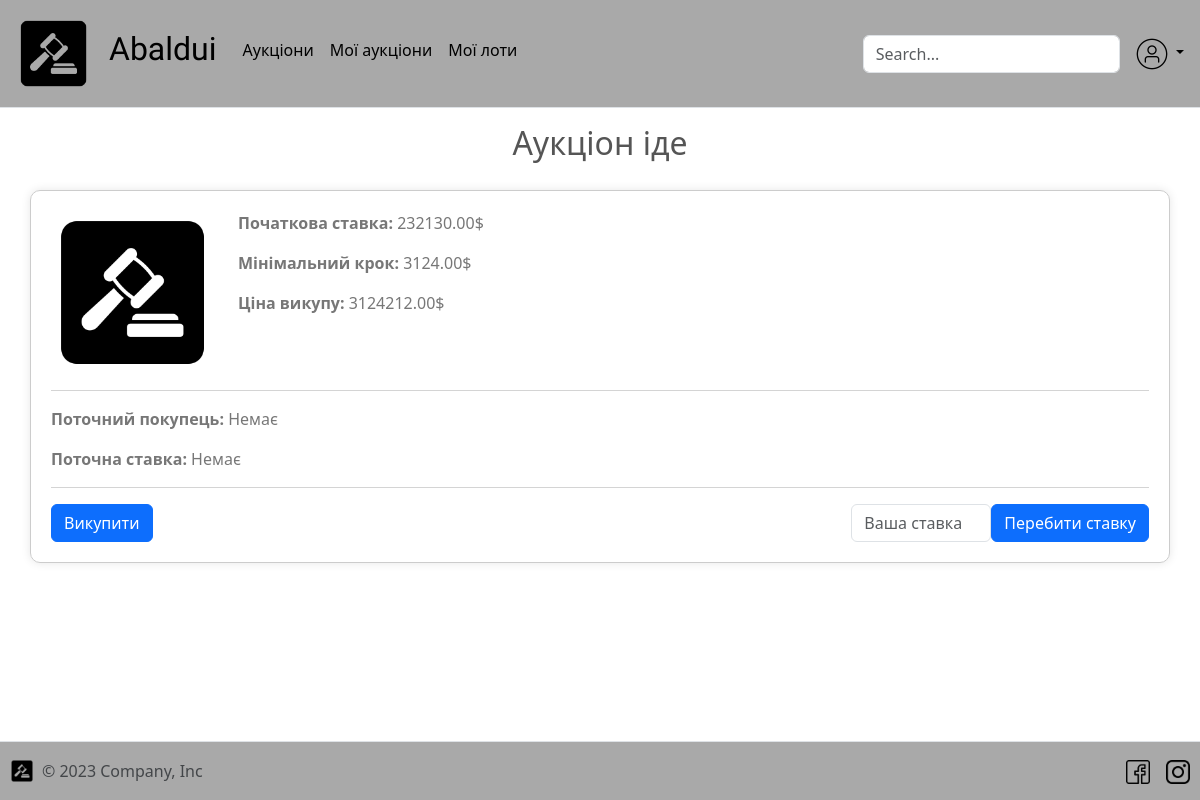
The page /auction/7/going/ (signed in) on the database its author committed.
### auction/models.py (models this page shows, shortened)
class Auction(models.Model):
    name = models.CharField(max_length=255, default="Auction")
    description = models.TextField(blank=True, null=True, max_length=700)
    image = models.ImageField(upload_to="Z:\hakaton\media\\auction-images\\", blank=True, null=True)
    creator = models.ForeignKey(to=User, on_delete=models.DO_NOTHING, related_name="auctions")
    current_better = models.ForeignKey(to=User, on_delete=models.DO_NOTHING, null=True, blank=True,
                                       related_name="auctions_betters")
    start_price = models.DecimalField(max_digits=10, decimal_places=2)
    minimal_bet = models.DecimalField(max_digits=10, decimal_places=2)
    current_bet = models.DecimalField(max_digits=10, decimal_places=2, default=0)
    price_of_ransom = models.DecimalField(max_digits=10, decimal_places=2, null=True)
    time_of_creation = models.DateTimeField(auto_now_add=True)
    time_of_start = models.DateTimeField()
    seconds_to_end = models.IntegerField(default=60)
    is_completed = models.BooleanField(default=False)
    class Meta:
        ordering = ["-time_of_start"]

### auction/views.py (the view)
# urls.py: path('<int:pk>/going/', auction_going),
@login_required
def auction_going(request, pk: int):
    if request.method == "POST":
        auction_bet(request, pk)
    auction = Auction.objects.get(pk=pk)
    context = {
        "auction": auction,
    }
    if auction.seconds_to_end == 0 and not auction.is_completed:
        complete_auction(auction)
    if not auction.is_completed and auction.current_better_id:
        auction.seconds_to_end -= 5
        auction.save()
        print("Second to end:")
        print(auction.seconds_to_end)
    print("")
    start_time = datetime.datetime.strptime(str(auction.time_of_start), "%Y-%m-%d %H:%M:%S")
    print("Data")
    print(start_time)
    print("nigaaa")
    print(datetime.datetime.now() > start_time)
    print(datetime.datetime.now())
    if datetime.datetime.now() >= start_time:
        if auction.is_completed:
            return render(request, "auction/auction-completed.html", context=context)
        else:
            return render(request, "auction/auction-going.html", context=context)
    else:
        return render(request, "auction/auction-not-going.html", context=context)

### templates/auction/auction-going.html (shortened to what this page needs)
{% extends "base.html" %}
{% load static %}
{% block content %}
  <h2 style="text-align: center">Аукціон іде</h2>
  <form  action="" method="post">
<div class="container">
    <div class="row">
        <div class="col-md-2">
            <img src="{% static auction.image %}" alt="Зображення аукціону" class="img-fluid">
        </div>
        <div class="col-md-10">
                <p><strong>Початкова ставка:</strong> {{ auction.start_price }}$</p>
                <p><strong>Мінімальний крок:</strong> {{ auction.minimal_bet }}$</p>
                <p><strong>Ціна викупу:</strong> {{ auction.price_of_ransom }}$</p>
        </div>
    </div>
    <hr>
    <div class="row">
        <div class="col-md-12">
          {% if auction.current_better %}
            <p><strong>Поточний покупець:</strong> {{ auction.current_better }}</p>
            <p><strong>Поточна ставка:</strong> {{ auction.current_bet }}</p>
            <div class="timer-container">
                <p><strong>Залишок часу:</strong> <span id="timer"></span></p>
                <div class="progress-bar">
                    <div class="progress"></div>
                </div>
            </div>
            {% else %}
            <p><strong>Поточний покупець:</strong> Немає</p>
            <p><strong>Поточна ставка:</strong> Немає</p>
          {% endif %}
            <hr>
        </div>
    </div>
    <div class="row">
        <div class="col-md-6 d-flex justify-content-start align-items-center">
            <button class="btn btn-primary">Викупити</button>
        </div>
        <div class="col-md-6 d-flex justify-content-end align-items-center">
            <input type="number" name="bet" min="100" class="form-control" placeholder="Ваша ставка" style="width: 140px;">
            <button type="submit" class="btn btn-primary">Перебити ставку</button>
        </div>
    </div>
</div>
  </form>
{% endblock %}

### templates/base.html (style rules this page uses)
body { background-color: azure; }

### templates/auction/auction-going.html (style rules this page uses)
body { background-color: #ffffff; color: #555; }
.container { margin-top: 20px; border-radius: 10px; padding: 20px; box-shadow: 0 0 10px rgba(0,0,0,0.1); border: 1px solid #ccc; }
img { max-width: 100%; height: auto; }
p { color: #777; }

### rows shown on the page
Auction: image (picture), start_price "232130.00", minimal_bet "3124.00", price_of_ransom "3124212.00"
